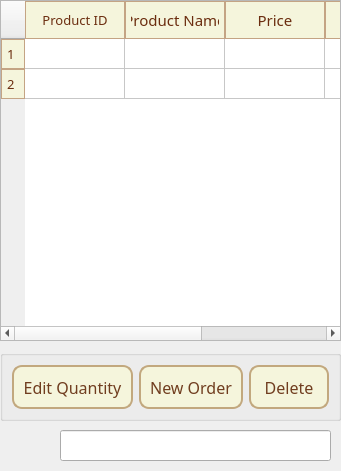
     <widget class="QWidget" name="scrollAreaWidgetContents_2">
      <property name="geometry">
       <rect>
        <x>0</x>
        <y>0</y>
        <width>341</width>
        <height>471</height>
       </rect>
      </property>
      <widget class="QTableWidget" name="tableWidget_order">
       <property name="geometry">
        <rect>
         <x>0</x>
         <y>0</y>
         <width>341</width>
         <height>341</height>
        </rect>
       </property>
       <property name="font">
        <font>
         <pointsize>11</pointsize>
        </font>
       </property>
       <property name="styleSheet">
        <string notr="true">QTableWidget#orderDetailsTable {
    background-color: #FEFEFE; 
    border: 2px solid #E8D5B9; 
    border-radius: 15px;
    gridline-color: #E8D5B9; 
    color: rgb(107, 45, 15);
    alternate-background-color: #FFF5E6; 
}

QHeaderView::section {
    background-color:  rgb(245, 245, 220); 
    color: rgb(107, 45, 15); 
    padding: 5px;
    border: 1px solid #C4A484; 

}

QHeaderView::section:hover {
    background-color: #FFF9C4; 
}

QTableWidget#orderDetailsTable::item {
    background-color: #FEFEFE; 
    border: 1px solid #E8D5B9; 
    padding: 5px;
}

QTableWidget#orderDetailsTable::item:selected {
    background-color: #FFF9C4;
    color: rgb(107, 45, 15); 
}

QTableWidget#orderDetailsTable::item:hover {
    background-color: #FFF5E6; 
}

QTableWidget#orderDetailsTable::item:focus {
    border: none;
}</string>
       </property>
       <row>
        <property name="text">
         <string>1</string>
        </property>
        <property name="font">
         <font>
          <family>Mongolian Baiti</family>
          <pointsize>10</pointsize>
         </font>
        </property>
       </row>
       <row>
        <property name="text">
         <string>2</string>
        </property>
        <property name="font">
         <font>
          <family>Mongolian Baiti</family>
          <pointsize>10</pointsize>
         </font>
        </property>
       </row>
       <column>
        <property name="text">
         <string>Product ID</string>
        </property>
        <property name="font">
         <font>
          <family>Mongolian Baiti</family>
          <pointsize>10</pointsize>
         </font>
        </property>
       </column>
       <column>
        <property name="text">
         <string>Product Name</string>
        </property>
        <property name="font">
         <font>
          <family>Mongolian Baiti</family>
          <pointsize>11</pointsize>
         </font>
        </property>
       </column>
       <column>
        <property name="text">
         <string>Price</string>
        </property>
        <property name="font">
         <font>
          <family>Mongolian Baiti</family>
          <pointsize>11</pointsize>
         </font>
        </property>
       </column>
       <column>
        <property name="text">
         <string>Quantity</string>
        </property>
        <property name="font">
         <font>
          <family>Mongolian Baiti</family>
          <pointsize>10</pointsize>
         </font>
        </property>
       </column>
       <column>
        <property name="text">
         <string>Subtotal</string>
        </property>
        <property name="font">
         <font>
          <family>Mongolian Baiti</family>
          <pointsize>8</pointsize>
         </font>
        </property>
       </column>
      </widget>
      <widget class="QGroupBox" name="groupBox">
       <property name="geometry">
        <rect>
         <x>0</x>
         <y>350</y>
         <width>341</width>
         <height>71</height>
        </rect>
       </property>
       <property name="font">
        <font>
         <family>Mongolian Baiti</family>
         <pointsize>12</pointsize>
        </font>
       </property>
       <property name="title">
        <string/>
       </property>
       <layout class="QHBoxLayout" name="horizontalLayout_2">
        <item>
         <layout class="QHBoxLayout" name="horizontalLayout">
          <item>
           <widget class="QPushButton" name="pushButtonEdit">
            <property name="font">
             <font>
              <pointsize>-1</pointsize>
             </font>
            </property>
            <property name="styleSheet">
             <string notr="true">QPushButton {
    background-color:rgb(245, 245, 220);
    color:rgb(112, 61, 31);
    border: 2px solid #C2A87E;
    border-radius: 10px;
    padding: 9px 9px;
    font-size: 16px;
}

QPushButton:hover {
    background-color: #F7F3EF;
}

QPushButton:pressed {
    background-color: #E6D5C3;
}
</string>
            </property>
            <property name="text">
             <string>Edit Quantity</string>
            </property>
           </widget>
          </item>
          <item>
           <widget class="QPushButton" name="pushButtonNewOrder">
            <property name="font">
             <font>
              <pointsize>-1</pointsize>
             </font>
            </property>
            <property name="styleSheet">
             <string notr="true">QPushButton {
    background-color:rgb(245, 245, 220);
    color:rgb(112, 61, 31);
    border: 2px solid #C2A87E;
    border-radius: 10px;
    padding: 9px 9px;
    font-size: 16px;
}

QPushButton:hover {
    background-color: #F7F3EF;
}

QPushButton:pressed {
    background-color: #E6D5C3;
}
</string>
            </property>
            <property name="text">
             <string>New Order</string>
            </property>
           </widget>
          </item>
          <item>
           <widget class="QPushButton" name="pushButtonDelete">
            <property name="font">
             <font>
              <pointsize>-1</pointsize>
             </font>
            </property>
            <property name="styleSheet">
             <string notr="true">QPushButton {
    background-color:rgb(245, 245, 220);
    color:rgb(112, 61, 31);
    border: 2px solid #C2A87E;
    border-radius: 10px;
    padding: 9px 9px;
    font-size: 16px;
}

QPushButton:hover {
    background-color: #F7F3EF;
}

QPushButton:pressed {
    background-color: #E6D5C3;
}
</string>
            </property>
            <property name="text">
             <string>Delete</string>
            </property>
           </widget>
          </item>
         </layout>
        </item>
       </layout>
      </widget>
      <widget class="QLineEdit" name="lineEdit_total">
       <property name="geometry">
        <rect>
         <x>60</x>
         <y>430</y>
         <width>271</width>
         <height>31</height>
        </rect>
       </property>
       <property name="font">
        <font>
         <family>Mongolian Baiti</family>
         <pointsize>12</pointsize>
        </font>
       </property>
       <property name="styleSheet">
        <string notr="true">bakground-color:transparent</string>
       </property>
      </widget>
     </widget>
